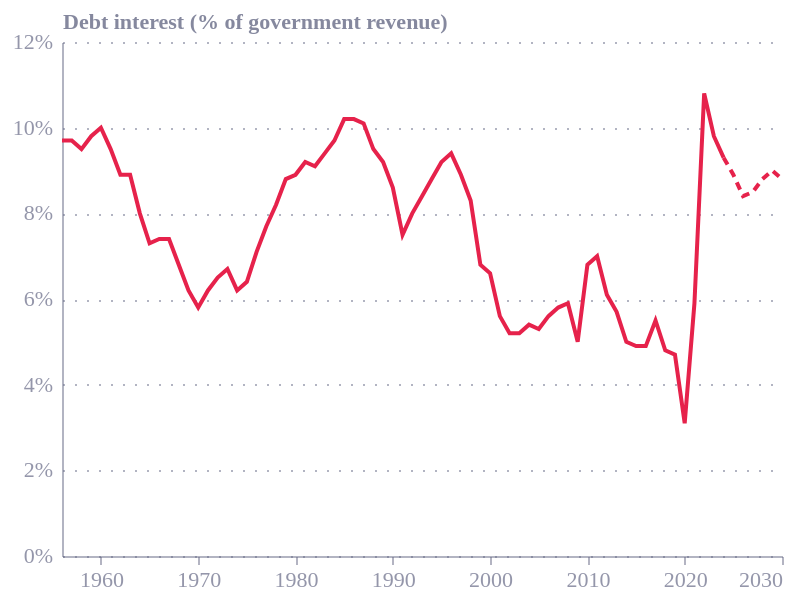

Notebook code cell kept with this figure:
### Code cell
import pandas as pd
import altair as alt
from ecostyles import EcoStyles

styles = EcoStyles(); styles.register_and_enable_theme()

# OBR March 2026 (Chart 4.6): debt interest as % of government revenue
rev = [9.7,9.7,9.5,9.8,10.0,9.5,8.9,8.9,8.0,7.3,7.4,7.4,6.8,6.2,5.8,6.2,6.5,6.7,6.2,
6.4,7.1,7.7,8.2,8.8,8.9,9.2,9.1,9.4,9.7,10.2,10.2,10.1,9.5,9.2,8.6,7.5,8.0,8.4,8.8,
9.2,9.4,8.9,8.3,6.8,6.6,5.6,5.2,5.2,5.4,5.3,5.6,5.8,5.9,5.0,6.8,7.0,6.1,5.7,5.0,4.9,
4.9,5.5,4.8,4.7,3.1,5.9,10.8,9.8,9.3,8.9,8.4,8.5,8.8,9.0,8.8]
start = 1956
df = pd.DataFrame({"fy_start": list(range(start, start+len(rev))), "pct": rev})
df["date"] = pd.to_datetime(df["fy_start"], format="%Y")
FC = 2025
df["seg"] = df["fy_start"].apply(lambda y: "forecast" if y >= FC else "actual")

# for the tooltip: financial-year label and the basis of each number
df["fy"] = df["fy_start"].apply(lambda y: f"{y}–{str(y + 1)[-2:]}")
df["basis"] = df["seg"].map({"actual": "Outturn", "forecast": "OBR forecast"})

base = alt.Chart(df).encode(
    x=alt.X("date:T", axis=alt.Axis(format="%Y", tickCount=8), title=None),
    y=alt.Y("pct:Q", scale=alt.Scale(domain=[0, 12]),
            title="Debt interest (% of government revenue)",
            axis=alt.Axis(labelExpr="datum.label + '%'")))

actual = base.transform_filter("datum.seg=='actual'").mark_line(
    strokeWidth=2, color="#E6224B")
fc = base.transform_filter("datum.fy_start>=2024").mark_line(
    strokeWidth=2, color="#E6224B", strokeDash=[4,3])

# --- hover (HTML version only; hidden until you hover, so the static PNG/SVG is unchanged) ---
H = 300
HALF_YEAR = pd.Timedelta(days=182.5)
# one hover cell per year; the first and last stop at their own point so the x-axis range is unchanged
cells_df = df.copy()
cells_df["cell0"] = cells_df["date"] - HALF_YEAR
cells_df["cell1"] = cells_df["date"] + HALF_YEAR
cells_df.loc[cells_df.index[0], "cell0"] = cells_df["date"].iloc[0]
cells_df.loc[cells_df.index[-1], "cell1"] = cells_df["date"].iloc[-1]

hover = alt.selection_point(fields=["date"], on="mouseover", clear="mouseout", empty=False)

cells = (alt.Chart(cells_df).mark_rect(opacity=0)
    .encode(x="cell0:T", x2="cell1:T", y=alt.value(0), y2=alt.value(H),
            tooltip=[alt.Tooltip("fy:N", title="Financial year"),
                     alt.Tooltip("pct:Q", title="Debt interest (% of revenue)", format=".1f"),
                     alt.Tooltip("basis:N", title="Basis")])
    .add_params(hover))

guide = (alt.Chart(df).mark_rule(color="#676A86", strokeWidth=1)
         .encode(x="date:T").transform_filter(hover))
dot = (alt.Chart(df).mark_circle(size=60, color="#E6224B", stroke="white", strokeWidth=1.5, opacity=1)
       .encode(x="date:T", y="pct:Q").transform_filter(hover))

chart = (
    (guide + actual + fc + dot + cells)        # cells last, so they sit on top
    .properties(
        width=400, height=H,
        autosize=alt.AutoSizeParams(type="fit", contains="padding"),  # <- was missing
    )
    .configure(background="white", font="Circular Std")
    .configure_view(fill="transparent", stroke="transparent"))

chart.save("debt_interest_revenue.html")                                  # interactive
styles.save(chart, path=".", name="debt_interest_revenue", svg=True)       # static (hover layers hidden)
# crisp raster for the blog:
chart.save("debt_interest_revenue.png", scale_factor=3)   # 2100×810, same 700×270 ratio
chart

### Figure 1 — Vega-Lite specification as saved in the notebook (floating-point values rounded to 4 significant figures)
{"config": {"font": "Circular Std", "text": {"color": "#676A86", "align": "left", "baseline": "middle", "dx": 7, "dy": 0, "fontSize": 11}, "view": {"stroke": "transparent", "continuousWidth": 400, "continuousHeight": 300, "discreteWidth": 400, "discreteHeight": 300, "fill": "transparent"}, "range": {"category": ["#36B7B4", "#E6224B", "#F4C245", "#0063AF", "#00A767", "#179FDB", "#EB5C2E"], "diverging": ["#E6224B", "#E54753", "#C9C9C9", "#179FDB", "#122B39"], "heatmap": ["#C9C9C9", "#179FDB", "#0063AF", "#122B39"], "ordinal": ["#00A767", "#36B7B4", "#179FDB", "#0063AF", "#243B5A"]}, "bar": {"color": "#179fdb"}, "line": {"color": "#e6224b"}, "rule": {"color": "#676A86"}, "area": {"opacity": 0.3}, "point": {"filled": true, "size": 80, "color": "#e6224b", "opacity": 0.95}, "geoshape": {"stroke": "white", "strokeWidth": 0.3}, "rect": {"fill": "#d6d4d4", "opacity": 0.3}, "axis": {"labelColor": "#676A86", "labelFontSize": 11, "labelFont": "Circular Std", "labelOpacity": 0.7, "tickColor": "#676A86", "tickOpacity": 0.5, "domainColor": "#676A86", "domainOpacity": 0.5, "gridColor": "#676A86", "gridDash": [2, 2], "gridOpacity": 0.5, "title": null, "titleColor": "#676A86", "titleOpacity": 0.8, "tickSize": 4}, "axisXDiscrete": {"grid": false, "labelAngle": 0, "tickCount": 10, "tickOpacity": 0.5, "title": null}, "axisYDiscrete": {"ticks": false, "labelPadding": 5}, "axisXTemporal": {"grid": false, "ticks": true}, "axisXQuantitative": {"grid": true}, "axisYQuantitative": {"gridColor": "#676A86", "gridDash": [1, 5], "gridOpacity": 0.5, "ticks": false, "labelPadding": 5, "tickCount": 8, "titleAngle": 0, "titleAlign": "left", "titleBaseline": "bottom", "titleX": 0, "titleY": -5}, "title": {"color": "#676A86E6", "subtitleColor": "#676A86", "font": "Circular Std", "subtitleFont": "Circular Std", "anchor": "start", "fontSize": 14, "subtitleFontSize": 12, "subtitlePadding": 4, "offset": 0, "frame": "group"}, "legend": {"titleColor": "#122b39", "title": null, "labelColor": "#122b39", "labelFontSize": 11}, "background": "white"}, "layer": [{"mark": {"type": "rule", "color": "#676A86", "strokeWidth": 1}, "encoding": {"x": {"field": "date", "type": "temporal"}}, "transform": [{"filter": {"param": "param_32759110260d427e", "empty": false}}]}, {"mark": {"type": "line", "color": "#E6224B", "strokeWidth": 2}, "encoding": {"x": {"axis": {"format": "%Y", "tickCount": 8}, "field": "date", "title": null, "type": "temporal"}, "y": {"axis": {"labelExpr": "datum.label + '%'"}, "field": "pct", "scale": {"domain": [0, 12]}, "title": "Debt interest (% of government revenue)", "type": "quantitative"}}, "transform": [{"filter": "datum.seg=='actual'"}]}, {"mark": {"type": "line", "color": "#E6224B", "strokeDash": [4, 3], "strokeWidth": 2}, "encoding": {"x": {"axis": {"format": "%Y", "tickCount": 8}, "field": "date", "title": null, "type": "temporal"}, "y": {"axis": {"labelExpr": "datum.label + '%'"}, "field": "pct", "scale": {"domain": [0, 12]}, "title": "Debt interest (% of government revenue)", "type": "quantitative"}}, "transform": [{"filter": "datum.fy_start>=2024"}]}, {"mark": {"type": "circle", "color": "#E6224B", "opacity": 1, "size": 60, "stroke": "white", "strokeWidth": 1.5}, "encoding": {"x": {"field": "date", "type": "temporal"}, "y": {"field": "pct", "type": "quantitative"}}, "transform": [{"filter": {"param": "param_32759110260d427e", "empty": false}}]}, {"data": {"name": "data-d262855e3a63d874a9d11b66f21ba5d8"}, "mark": {"type": "rect", "opacity": 0}, "encoding": {"tooltip": [{"field": "fy", "title": "Financial year", "type": "nominal"}, {"field": "pct", "format": ".1f", "title": "Debt interest (% of revenue)", "type": "quantitative"}, {"field": "basis", "title": "Basis", "type": "nominal"}], "x": {"field": "cell0", "type": "temporal"}, "x2": {"field": "cell1"}, "y": {"value": 0}, "y2": {"value": 300}}, "name": "view_8237570595341aab_4"}], "autosize": {"contains": "padding", "type": "fit"}, "data": {"name": "data-f52a75c93306e0c7d63fdef6e9167a75"}, "height": 300, "params": [{"name": "param_32759110260d427e", "select": {"type": "point", "clear": "mouseout", "fields": ["date"], "on": "mouseover"}, "views": ["view_8237570595341aab_4"]}], "width": 400, "$schema": "https://vega.github.io/schema/vega-lite/v6.4.1.json", "datasets": {"data-f52a75c93306e0c7d63fdef6e9167a75": [{"fy_start": 1956, "pct": 9.7, "date": "1956-01-01T00:00:00", "seg": "actual", "fy": "1956–57", "basis": "Outturn"}, {"fy_start": 1957, "pct": 9.7, "date": "1957-01-01T00:00:00", "seg": "actual", "fy": "1957–58", "basis": "Outturn"}, {"fy_start": 1958, "pct": 9.5, "date": "1958-01-01T00:00:00", "seg": "actual", "fy": "1958–59", "basis": "Outturn"}, {"fy_start": 1959, "pct": 9.8, "date": "1959-01-01T00:00:00", "seg": "actual", "fy": "1959–60", "basis": "Outturn"}, {"fy_start": 1960, "pct": 10.0, "date": "1960-01-01T00:00:00", "seg": "actual", "fy": "1960–61", "basis": "Outturn"}, {"fy_start": 1961, "pct": 9.5, "date": "1961-01-01T00:00:00", "seg": "actual", "fy": "1961–62", "basis": "Outturn"}, {"fy_start": 1962, "pct": 8.9, "date": "1962-01-01T00:00:00", "seg": "actual", "fy": "1962–63", "basis": "Outturn"}, {"fy_start": 1963, "pct": 8.9, "date": "1963-01-01T00:00:00", "seg": "actual", "fy": "1963–64", "basis": "Outturn"}, {"fy_start": 1964, "pct": 8.0, "date": "1964-01-01T00:00:00", "seg": "actual", "fy": "1964–65", "basis": "Outturn"}, {"fy_start": 1965, "pct": 7.3, "date": "1965-01-01T00:00:00", "seg": "actual", "fy": "1965–66", "basis": "Outturn"}, {"fy_start": 1966, "pct": 7.4, "date": "1966-01-01T00:00:00", "seg": "actual", "fy": "1966–67", "basis": "Outturn"}, {"fy_start": 1967, "pct": 7.4, "date": "1967-01-01T00:00:00", "seg": "actual", "fy": "1967–68", "basis": "Outturn"}, {"fy_start": 1968, "pct": 6.8, "date": "1968-01-01T00:00:00", "seg": "actual", "fy": "1968–69", "basis": "Outturn"}, {"fy_start": 1969, "pct": 6.2, "date": "1969-01-01T00:00:00", "seg": "actual", "fy": "1969–70", "basis": "Outturn"}, {"fy_start": 1970, "pct": 5.8, "date": "1970-01-01T00:00:00", "seg": "actual", "fy": "1970–71", "basis": "Outturn"}, {"fy_start": 1971, "pct": 6.2, "date": "1971-01-01T00:00:00", "seg": "actual", "fy": "1971–72", "basis": "Outturn"}, {"fy_start": 1972, "pct": 6.5, "date": "1972-01-01T00:00:00", "seg": "actual", "fy": "1972–73", "basis": "Outturn"}, {"fy_start": 1973, "pct": 6.7, "date": "1973-01-01T00:00:00", "seg": "actual", "fy": "1973–74", "basis": "Outturn"}, {"fy_start": 1974, "pct": 6.2, "date": "1974-01-01T00:00:00", "seg": "actual", "fy": "1974–75", "basis": "Outturn"}, {"fy_start": 1975, "pct": 6.4, "date": "1975-01-01T00:00:00", "seg": "actual", "fy": "1975–76", "basis": "Outturn"}, {"fy_start": 1976, "pct": 7.1, "date": "1976-01-01T00:00:00", "seg": "actual", "fy": "1976–77", "basis": "Outturn"}, {"fy_start": 1977, "pct": 7.7, "date": "1977-01-01T00:00:00", "seg": "actual", "fy": "1977–78", "basis": "Outturn"}, {"fy_start": 1978, "pct": 8.2, "date": "1978-01-01T00:00:00", "seg": "actual", "fy": "1978–79", "basis": "Outturn"}, {"fy_start": 1979, "pct": 8.8, "date": "1979-01-01T00:00:00", "seg": "actual", "fy": "1979–80", "basis": "Outturn"}, {"fy_start": 1980, "pct": 8.9, "date": "1980-01-01T00:00:00", "seg": "actual", "fy": "1980–81", "basis": "Outturn"}, {"fy_start": 1981, "pct": 9.2, "date": "1981-01-01T00:00:00", "seg": "actual", "fy": "1981–82", "basis": "Outturn"}, {"fy_start": 1982, "pct": 9.1, "date": "1982-01-01T00:00:00", "seg": "actual", "fy": "1982–83", "basis": "Outturn"}, {"fy_start": 1983, "pct": 9.4, "date": "1983-01-01T00:00:00", "seg": "actual", "fy": "1983–84", "basis": "Outturn"}, {"fy_start": 1984, "pct": 9.7, "date": "1984-01-01T00:00:00", "seg": "actual", "fy": "1984–85", "basis": "Outturn"}, {"fy_start": 1985, "pct": 10.2, "date": "1985-01-01T00:00:00", "seg": "actual", "fy": "1985–86", "basis": "Outturn"}, {"fy_start": 1986, "pct": 10.2, "date": "1986-01-01T00:00:00", "seg": "actual", "fy": "1986–87", "basis": "Outturn"}, {"fy_start": 1987, "pct": 10.1, "date": "1987-01-01T00:00:00", "seg": "actual", "fy": "1987–88", "basis": "Outturn"}, {"fy_start": 1988, "pct": 9.5, "date": "1988-01-01T00:00:00", "seg": "actual", "fy": "1988–89", "basis": "Outturn"}, {"fy_start": 1989, "pct": 9.2, "date": "1989-01-01T00:00:00", "seg": "actual", "fy": "1989–90", "basis": "Outturn"}, {"fy_start": 1990, "pct": 8.6, "date": "1990-01-01T00:00:00", "seg": "actual", "fy": "1990–91", "basis": "Outturn"}, {"fy_start": 1991, "pct": 7.5, "date": "1991-01-01T00:00:00", "seg": "actual", "fy": "1991–92", "basis": "Outturn"}, {"fy_start": 1992, "pct": 8.0, "date": "1992-01-01T00:00:00", "seg": "actual", "fy": "1992–93", "basis": "Outturn"}, {"fy_start": 1993, "pct": 8.4, "date": "1993-01-01T00:00:00", "seg": "actual", "fy": "1993–94", "basis": "Outturn"}, {"fy_start": 1994, "pct": 8.8, "date": "1994-01-01T00:00:00", "seg": "actual", "fy": "1994–95", "basis": "Outturn"}, {"fy_start": 1995, "pct": 9.2, "date": "1995-01-01T00:00:00", "seg": "actual", "fy": "1995–96", "basis": "Outturn"}, {"fy_start": 1996, "pct": 9.4, "date": "1996-01-01T00:00:00", "seg": "actual", "fy": "1996–97", "basis": "Outturn"}, {"fy_start": 1997, "pct": 8.9, "date": "1997-01-01T00:00:00", "seg": "actual", "fy": "1997–98", "basis": "Outturn"}, {"fy_start": 1998, "pct": 8.3, "date": "1998-01-01T00:00:00", "seg": "actual", "fy": "1998–99", "basis": "Outturn"}, {"fy_start": 1999, "pct": 6.8, "date": "1999-01-01T00:00:00", "seg": "actual", "fy": "1999–00", "basis": "Outturn"}, {"fy_start": 2000, "pct": 6.6, "date": "2000-01-01T00:00:00", "seg": "actual", "fy": "2000–01", "basis": "Outturn"}, {"fy_start": 2001, "pct": 5.6, "date": "2001-01-01T00:00:00", "seg": "actual", "fy": "2001–02", "basis": "Outturn"}, {"fy_start": 2002, "pct": 5.2, "date": "2002-01-01T00:00:00", "seg": "actual", "fy": "2002–03", "basis": "Outturn"}, {"fy_start": 2003, "pct": 5.2, "date": "2003-01-01T00:00:00", "seg": "actual", "fy": "2003–04", "basis": "Outturn"}, {"fy_start": 2004, "pct": 5.4, "date": "2004-01-01T00:00:00", "seg": "actual", "fy": "2004–05", "basis": "Outturn"}, {"fy_start": 2005, "pct": 5.3, "date": "2005-01-01T00:00:00", "seg": "actual", "fy": "2005–06", "basis": "Outturn"}, {"fy_start": 2006, "pct": 5.6, "date": "2006-01-01T00:00:00", "seg": "actual", "fy": "2006–07", "basis": "Outturn"}, {"fy_start": 2007, "pct": 5.8, "date": "2007-01-01T00:00:00", "seg": "actual", "fy": "2007–08", "basis": "Outturn"}, {"fy_start": 2008, "pct": 5.9, "date": "2008-01-01T00:00:00", "seg": "actual", "fy": "2008–09", "basis": "Outturn"}, {"fy_start": 2009, "pct": 5.0, "date": "2009-01-01T00:00:00", "seg": "actual", "fy": "2009–10", "basis": "Outturn"}, {"fy_start": 2010, "pct": 6.8, "date": "2010-01-01T00:00:00", "seg": "actual", "fy": "2010–11", "basis": "Outturn"}, {"fy_start": 2011, "pct": 7.0, "date": "2011-01-01T00:00:00", "seg": "actual", "fy": "2011–12", "basis": "Outturn"}, {"fy_start": 2012, "pct": 6.1, "date": "2012-01-01T00:00:00", "seg": "actual", "fy": "2012–13", "basis": "Outturn"}, {"fy_start": 2013, "pct": 5.7, "date": "2013-01-01T00:00:00", "seg": "actual", "fy": "2013–14", "basis": "Outturn"}, {"fy_start": 2014, "pct": 5.0, "date": "2014-01-01T00:00:00", "seg": "actual", "fy": "2014–15", "basis": "Outturn"}, {"fy_start": 2015, "pct": 4.9, "date": "2015-01-01T00:00:00", "seg": "actual", "fy": "2015–16", "basis": "Outturn"}, {"fy_start": 2016, "pct": 4.9, "date": "2016-01-01T00:00:00", "seg": "actual", "fy": "2016–17", "basis": "Outturn"}, {"fy_start": 2017, "pct": 5.5, "date": "2017-01-01T00:00:00", "seg": "actual", "fy": "2017–18", "basis": "Outturn"}, {"fy_start": 2018, "pct": 4.8, "date": "2018-01-01T00:00:00", "seg": "actual", "fy": "2018–19", "basis": "Outturn"}, {"fy_start": 2019, "pct": 4.7, "date": "2019-01-01T00:00:00", "seg": "actual", "fy": "2019–20", "basis": "Outturn"}, {"fy_start": 2020, "pct": 3.1, "date": "2020-01-01T00:00:00", "seg": "actual", "fy": "2020–21", "basis": "Outturn"}, {"fy_start": 2021, "pct": 5.9, "date": "2021-01-01T00:00:00", "seg": "actual", "fy": "2021–22", "basis": "Outturn"}, {"fy_start": 2022, "pct": 10.8, "date": "2022-01-01T00:00:00", "seg": "actual", "fy": "2022–23", "basis": "Outturn"}, {"fy_start": 2023, "pct": 9.8, "date": "2023-01-01T00:00:00", "seg": "actual", "fy": "2023–24", "basis": "Outturn"}, {"fy_start": 2024, "pct": 9.3, "date": "2024-01-01T00:00:00", "seg": "actual", "fy": "2024–25", "basis": "Outturn"}, {"fy_start": 2025, "pct": 8.9, "date": "2025-01-01T00:00:00", "seg": "forecast", "fy": "2025–26", "basis": "OBR forecast"}, {"fy_start": 2026, "pct": 8.4, "date": "2026-01-01T00:00:00", "seg": "forecast", "fy": "2026–27", "basis": "OBR forecast"}, {"fy_start": 2027, "pct": 8.5, "date": "2027-01-01T00:00:00", "seg": "forecast", "fy": "2027–28", "basis": "OBR forecast"}, {"fy_start": 2028, "pct": 8.8, "date": "2028-01-01T00:00:00", "seg": "forecast", "fy": "2028–29", "basis": "OBR forecast"}, {"fy_start": 2029, "pct": 9.0, "date": "2029-01-01T00:00:00", "seg": "forecast", "fy": "2029–30", "basis": "OBR forecast"}, {"fy_start": 2030, "pct": 8.8, "date": "2030-01-01T00:00:00", "seg": "forecast", "fy": "2030–31", "basis": "OBR forecast"}], "data-d262855e3a63d874a9d11b66f21ba5d8": [{"fy_start": 1956, "pct": 9.7, "date": "1956-01-01T00:00:00", "seg": "actual", "fy": "1956–57", "basis": "Outturn", "cell0": "1956-01-01T00:00:00", "cell1": "1956-07-01T12:00:00"}, {"fy_start": 1957, "pct": 9.7, "date": "1957-01-01T00:00:00", "seg": "actual", "fy": "1957–58", "basis": "Outturn", "cell0": "1956-07-02T12:00:00", "cell1": "1957-07-02T12:00:00"}, {"fy_start": 1958, "pct": 9.5, "date": "1958-01-01T00:00:00", "seg": "actual", "fy": "1958–59", "basis": "Outturn", "cell0": "1957-07-02T12:00:00", "cell1": "1958-07-02T12:00:00"}, {"fy_start": 1959, "pct": 9.8, "date": "1959-01-01T00:00:00", "seg": "actual", "fy": "1959–60", "basis": "Outturn", "cell0": "1958-07-02T12:00:00", "cell1": "1959-07-02T12:00:00"}, {"fy_start": 1960, "pct": 10.0, "date": "1960-01-01T00:00:00", "seg": "actual", "fy": "1960–61", "basis": "Outturn", "cell0": "1959-07-02T12:00:00", "cell1": "1960-07-01T12:00:00"}, {"fy_start": 1961, "pct": 9.5, "date": "1961-01-01T00:00:00", "seg": "actual", "fy": "1961–62", "basis": "Outturn", "cell0": "1960-07-02T12:00:00", "cell1": "1961-07-02T12:00:00"}, {"fy_start": 1962, "pct": 8.9, "date": "1962-01-01T00:00:00", "seg": "actual", "fy": "1962–63", "basis": "Outturn", "cell0": "1961-07-02T12:00:00", "cell1": "1962-07-02T12:00:00"}, {"fy_start": 1963, "pct": 8.9, "date": "1963-01-01T00:00:00", "seg": "actual", "fy": "1963–64", "basis": "Outturn", "cell0": "1962-07-02T12:00:00", "cell1": "1963-07-02T12:00:00"}, {"fy_start": 1964, "pct": 8.0, "date": "1964-01-01T00:00:00", "seg": "actual", "fy": "1964–65", "basis": "Outturn", "cell0": "1963-07-02T12:00:00", "cell1": "1964-07-01T12:00:00"}, {"fy_start": 1965, "pct": 7.3, "date": "1965-01-01T00:00:00", "seg": "actual", "fy": "1965–66", "basis": "Outturn", "cell0": "1964-07-02T12:00:00", "cell1": "1965-07-02T12:00:00"}, {"fy_start": 1966, "pct": 7.4, "date": "1966-01-01T00:00:00", "seg": "actual", "fy": "1966–67", "basis": "Outturn", "cell0": "1965-07-02T12:00:00", "cell1": "1966-07-02T12:00:00"}, {"fy_start": 1967, "pct": 7.4, "date": "1967-01-01T00:00:00", "seg": "actual", "fy": "1967–68", "basis": "Outturn", "cell0": "1966-07-02T12:00:00", "cell1": "1967-07-02T12:00:00"}, {"fy_start": 1968, "pct": 6.8, "date": "1968-01-01T00:00:00", "seg": "actual", "fy": "1968–69", "basis": "Outturn", "cell0": "1967-07-02T12:00:00", "cell1": "1968-07-01T12:00:00"}, {"fy_start": 1969, "pct": 6.2, "date": "1969-01-01T00:00:00", "seg": "actual", "fy": "1969–70", "basis": "Outturn", "cell0": "1968-07-02T12:00:00", "cell1": "1969-07-02T12:00:00"}, {"fy_start": 1970, "pct": 5.8, "date": "1970-01-01T00:00:00", "seg": "actual", "fy": "1970–71", "basis": "Outturn", "cell0": "1969-07-02T12:00:00", "cell1": "1970-07-02T12:00:00"}, {"fy_start": 1971, "pct": 6.2, "date": "1971-01-01T00:00:00", "seg": "actual", "fy": "1971–72", "basis": "Outturn", "cell0": "1970-07-02T12:00:00", "cell1": "1971-07-02T12:00:00"}, {"fy_start": 1972, "pct": 6.5, "date": "1972-01-01T00:00:00", "seg": "actual", "fy": "1972–73", "basis": "Outturn", "cell0": "1971-07-02T12:00:00", "cell1": "1972-07-01T12:00:00"}, {"fy_start": 1973, "pct": 6.7, "date": "1973-01-01T00:00:00", "seg": "actual", "fy": "1973–74", "basis": "Outturn", "cell0": "1972-07-02T12:00:00", "cell1": "1973-07-02T12:00:00"}, {"fy_start": 1974, "pct": 6.2, "date": "1974-01-01T00:00:00", "seg": "actual", "fy": "1974–75", "basis": "Outturn", "cell0": "1973-07-02T12:00:00", "cell1": "1974-07-02T12:00:00"}, {"fy_start": 1975, "pct": 6.4, "date": "1975-01-01T00:00:00", "seg": "actual", "fy": "1975–76", "basis": "Outturn", "cell0": "1974-07-02T12:00:00", "cell1": "1975-07-02T12:00:00"}, {"fy_start": 1976, "pct": 7.1, "date": "1976-01-01T00:00:00", "seg": "actual", "fy": "1976–77", "basis": "Outturn", "cell0": "1975-07-02T12:00:00", "cell1": "1976-07-01T12:00:00"}, {"fy_start": 1977, "pct": 7.7, "date": "1977-01-01T00:00:00", "seg": "actual", "fy": "1977–78", "basis": "Outturn", "cell0": "1976-07-02T12:00:00", "cell1": "1977-07-02T12:00:00"}, {"fy_start": 1978, "pct": 8.2, "date": "1978-01-01T00:00:00", "seg": "actual", "fy": "1978–79", "basis": "Outturn", "cell0": "1977-07-02T12:00:00", "cell1": "1978-07-02T12:00:00"}, {"fy_start": 1979, "pct": 8.8, "date": "1979-01-01T00:00:00", "seg": "actual", "fy": "1979–80", "basis": "Outturn", "cell0": "1978-07-02T12:00:00", "cell1": "1979-07-02T12:00:00"}, {"fy_start": 1980, "pct": 8.9, "date": "1980-01-01T00:00:00", "seg": "actual", "fy": "1980–81", "basis": "Outturn", "cell0": "1979-07-02T12:00:00", "cell1": "1980-07-01T12:00:00"}, {"fy_start": 1981, "pct": 9.2, "date": "1981-01-01T00:00:00", "seg": "actual", "fy": "1981–82", "basis": "Outturn", "cell0": "1980-07-02T12:00:00", "cell1": "1981-07-02T12:00:00"}, {"fy_start": 1982, "pct": 9.1, "date": "1982-01-01T00:00:00", "seg": "actual", "fy": "1982–83", "basis": "Outturn", "cell0": "1981-07-02T12:00:00", "cell1": "1982-07-02T12:00:00"}, {"fy_start": 1983, "pct": 9.4, "date": "1983-01-01T00:00:00", "seg": "actual", "fy": "1983–84", "basis": "Outturn", "cell0": "1982-07-02T12:00:00", "cell1": "1983-07-02T12:00:00"}, {"fy_start": 1984, "pct": 9.7, "date": "1984-01-01T00:00:00", "seg": "actual", "fy": "1984–85", "basis": "Outturn", "cell0": "1983-07-02T12:00:00", "cell1": "1984-07-01T12:00:00"}, {"fy_start": 1985, "pct": 10.2, "date": "1985-01-01T00:00:00", "seg": "actual", "fy": "1985–86", "basis": "Outturn", "cell0": "1984-07-02T12:00:00", "cell1": "1985-07-02T12:00:00"}, {"fy_start": 1986, "pct": 10.2, "date": "1986-01-01T00:00:00", "seg": "actual", "fy": "1986–87", "basis": "Outturn", "cell0": "1985-07-02T12:00:00", "cell1": "1986-07-02T12:00:00"}, {"fy_start": 1987, "pct": 10.1, "date": "1987-01-01T00:00:00", "seg": "actual", "fy": "1987–88", "basis": "Outturn", "cell0": "1986-07-02T12:00:00", "cell1": "1987-07-02T12:00:00"}, {"fy_start": 1988, "pct": 9.5, "date": "1988-01-01T00:00:00", "seg": "actual", "fy": "1988–89", "basis": "Outturn", "cell0": "1987-07-02T12:00:00", "cell1": "1988-07-01T12:00:00"}, {"fy_start": 1989, "pct": 9.2, "date": "1989-01-01T00:00:00", "seg": "actual", "fy": "1989–90", "basis": "Outturn", "cell0": "1988-07-02T12:00:00", "cell1": "1989-07-02T12:00:00"}, {"fy_start": 1990, "pct": 8.6, "date": "1990-01-01T00:00:00", "seg": "actual", "fy": "1990–91", "basis": "Outturn", "cell0": "1989-07-02T12:00:00", "cell1": "1990-07-02T12:00:00"}, {"fy_start": 1991, "pct": 7.5, "date": "1991-01-01T00:00:00", "seg": "actual", "fy": "1991–92", "basis": "Outturn", "cell0": "1990-07-02T12:00:00", "cell1": "1991-07-02T12:00:00"}, {"fy_start": 1992, "pct": 8.0, "date": "1992-01-01T00:00:00", "seg": "actual", "fy": "1992–93", "basis": "Outturn", "cell0": "1991-07-02T12:00:00", "cell1": "1992-07-01T12:00:00"}, {"fy_start": 1993, "pct": 8.4, "date": "1993-01-01T00:00:00", "seg": "actual", "fy": "1993–94", "basis": "Outturn", "cell0": "1992-07-02T12:00:00", "cell1": "1993-07-02T12:00:00"}, {"fy_start": 1994, "pct": 8.8, "date": "1994-01-01T00:00:00", "seg": "actual", "fy": "1994–95", "basis": "Outturn", "cell0": "1993-07-02T12:00:00", "cell1": "1994-07-02T12:00:00"}, {"fy_start": 1995, "pct": 9.2, "date": "1995-01-01T00:00:00", "seg": "actual", "fy": "1995–96", "basis": "Outturn", "cell0": "1994-07-02T12:00:00", "cell1": "1995-07-02T12:00:00"}, {"fy_start": 1996, "pct": 9.4, "date": "1996-01-01T00:00:00", "seg": "actual", "fy": "1996–97", "basis": "Outturn", "cell0": "1995-07-02T12:00:00", "cell1": "1996-07-01T12:00:00"}, {"fy_start": 1997, "pct": 8.9, "date": "1997-01-01T00:00:00", "seg": "actual", "fy": "1997–98", "basis": "Outturn", "cell0": "1996-07-02T12:00:00", "cell1": "1997-07-02T12:00:00"}, {"fy_start": 1998, "pct": 8.3, "date": "1998-01-01T00:00:00", "seg": "actual", "fy": "1998–99", "basis": "Outturn", "cell0": "1997-07-02T12:00:00", "cell1": "1998-07-02T12:00:00"}, {"fy_start": 1999, "pct": 6.8, "date": "1999-01-01T00:00:00", "seg": "actual", "fy": "1999–00", "basis": "Outturn", "cell0": "1998-07-02T12:00:00", "cell1": "1999-07-02T12:00:00"}, {"fy_start": 2000, "pct": 6.6, "date": "2000-01-01T00:00:00", "seg": "actual", "fy": "2000–01", "basis": "Outturn", "cell0": "1999-07-02T12:00:00", "cell1": "2000-07-01T12:00:00"}, {"fy_start": 2001, "pct": 5.6, "date": "2001-01-01T00:00:00", "seg": "actual", "fy": "2001–02", "basis": "Outturn", "cell0": "2000-07-02T12:00:00", "cell1": "2001-07-02T12:00:00"}, {"fy_start": 2002, "pct": 5.2, "date": "2002-01-01T00:00:00", "seg": "actual", "fy": "2002–03", "basis": "Outturn", "cell0": "2001-07-02T12:00:00", "cell1": "2002-07-02T12:00:00"}, {"fy_start": 2003, "pct": 5.2, "date": "2003-01-01T00:00:00", "seg": "actual", "fy": "2003–04", "basis": "Outturn", "cell0": "2002-07-02T12:00:00", "cell1": "2003-07-02T12:00:00"}, {"fy_start": 2004, "pct": 5.4, "date": "2004-01-01T00:00:00", "seg": "actual", "fy": "2004–05", "basis": "Outturn", "cell0": "2003-07-02T12:00:00", "cell1": "2004-07-01T12:00:00"}, {"fy_start": 2005, "pct": 5.3, "date": "2005-01-01T00:00:00", "seg": "actual", "fy": "2005–06", "basis": "Outturn", "cell0": "2004-07-02T12:00:00", "cell1": "2005-07-02T12:00:00"}, {"fy_start": 2006, "pct": 5.6, "date": "2006-01-01T00:00:00", "seg": "actual", "fy": "2006–07", "basis": "Outturn", "cell0": "2005-07-02T12:00:00", "cell1": "2006-07-02T12:00:00"}, {"fy_start": 2007, "pct": 5.8, "date": "2007-01-01T00:00:00", "seg": "actual", "fy": "2007–08", "basis": "Outturn", "cell0": "2006-07-02T12:00:00", "cell1": "2007-07-02T12:00:00"}, {"fy_start": 2008, "pct": 5.9, "date": "2008-01-01T00:00:00", "seg": "actual", "fy": "2008–09", "basis": "Outturn", "cell0": "2007-07-02T12:00:00", "cell1": "2008-07-01T12:00:00"}, {"fy_start": 2009, "pct": 5.0, "date": "2009-01-01T00:00:00", "seg": "actual", "fy": "2009–10", "basis": "Outturn", "cell0": "2008-07-02T12:00:00", "cell1": "2009-07-02T12:00:00"}, {"fy_start": 2010, "pct": 6.8, "date": "2010-01-01T00:00:00", "seg": "actual", "fy": "2010–11", "basis": "Outturn", "cell0": "2009-07-02T12:00:00", "cell1": "2010-07-02T12:00:00"}, {"fy_start": 2011, "pct": 7.0, "date": "2011-01-01T00:00:00", "seg": "actual", "fy": "2011–12", "basis": "Outturn", "cell0": "2010-07-02T12:00:00", "cell1": "2011-07-02T12:00:00"}, {"fy_start": 2012, "pct": 6.1, "date": "2012-01-01T00:00:00", "seg": "actual", "fy": "2012–13", "basis": "Outturn", "cell0": "2011-07-02T12:00:00", "cell1": "2012-07-01T12:00:00"}, {"fy_start": 2013, "pct": 5.7, "date": "2013-01-01T00:00:00", "seg": "actual", "fy": "2013–14", "basis": "Outturn", "cell0": "2012-07-02T12:00:00", "cell1": "2013-07-02T12:00:00"}, {"fy_start": 2014, "pct": 5.0, "date": "2014-01-01T00:00:00", "seg": "actual", "fy": "2014–15", "basis": "Outturn", "cell0": "2013-07-02T12:00:00", "cell1": "2014-07-02T12:00:00"}, {"fy_start": 2015, "pct": 4.9, "date": "2015-01-01T00:00:00", "seg": "actual", "fy": "2015–16", "basis": "Outturn", "cell0": "2014-07-02T12:00:00", "cell1": "2015-07-02T12:00:00"}, {"fy_start": 2016, "pct": 4.9, "date": "2016-01-01T00:00:00", "seg": "actual", "fy": "2016–17", "basis": "Outturn", "cell0": "2015-07-02T12:00:00", "cell1": "2016-07-01T12:00:00"}, {"fy_start": 2017, "pct": 5.5, "date": "2017-01-01T00:00:00", "seg": "actual", "fy": "2017–18", "basis": "Outturn", "cell0": "2016-07-02T12:00:00", "cell1": "2017-07-02T12:00:00"}, {"fy_start": 2018, "pct": 4.8, "date": "2018-01-01T00:00:00", "seg": "actual", "fy": "2018–19", "basis": "Outturn", "cell0": "2017-07-02T12:00:00", "cell1": "2018-07-02T12:00:00"}, {"fy_start": 2019, "pct": 4.7, "date": "2019-01-01T00:00:00", "seg": "actual", "fy": "2019–20", "basis": "Outturn", "cell0": "2018-07-02T12:00:00", "cell1": "2019-07-02T12:00:00"}, {"fy_start": 2020, "pct": 3.1, "date": "2020-01-01T00:00:00", "seg": "actual", "fy": "2020–21", "basis": "Outturn", "cell0": "2019-07-02T12:00:00", "cell1": "2020-07-01T12:00:00"}, {"fy_start": 2021, "pct": 5.9, "date": "2021-01-01T00:00:00", "seg": "actual", "fy": "2021–22", "basis": "Outturn", "cell0": "2020-07-02T12:00:00", "cell1": "2021-07-02T12:00:00"}, {"fy_start": 2022, "pct": 10.8, "date": "2022-01-01T00:00:00", "seg": "actual", "fy": "2022–23", "basis": "Outturn", "cell0": "2021-07-02T12:00:00", "cell1": "2022-07-02T12:00:00"}, {"fy_start": 2023, "pct": 9.8, "date": "2023-01-01T00:00:00", "seg": "actual", "fy": "2023–24", "basis": "Outturn", "cell0": "2022-07-02T12:00:00", "cell1": "2023-07-02T12:00:00"}, {"fy_start": 2024, "pct": 9.3, "date": "2024-01-01T00:00:00", "seg": "actual", "fy": "2024–25", "basis": "Outturn", "cell0": "2023-07-02T12:00:00", "cell1": "2024-07-01T12:00:00"}, {"fy_start": 2025, "pct": 8.9, "date": "2025-01-01T00:00:00", "seg": "forecast", "fy": "2025–26", "basis": "OBR forecast", "cell0": "2024-07-02T12:00:00", "cell1": "2025-07-02T12:00:00"}, {"fy_start": 2026, "pct": 8.4, "date": "2026-01-01T00:00:00", "seg": "forecast", "fy": "2026–27", "basis": "OBR forecast", "cell0": "2025-07-02T12:00:00", "cell1": "2026-07-02T12:00:00"}, {"fy_start": 2027, "pct": 8.5, "date": "2027-01-01T00:00:00", "seg": "forecast", "fy": "2027–28", "basis": "OBR forecast", "cell0": "2026-07-02T12:00:00", "cell1": "2027-07-02T12:00:00"}, {"fy_start": 2028, "pct": 8.8, "date": "2028-01-01T00:00:00", "seg": "forecast", "fy": "2028–29", "basis": "OBR forecast", "cell0": "2027-07-02T12:00:00", "cell1": "2028-07-01T12:00:00"}, {"fy_start": 2029, "pct": 9.0, "date": "2029-01-01T00:00:00", "seg": "forecast", "fy": "2029–30", "basis": "OBR forecast", "cell0": "2028-07-02T12:00:00", "cell1": "2029-07-02T12:00:00"}, {"fy_start": 2030, "pct": 8.8, "date": "2030-01-01T00:00:00", "seg": "forecast", "fy": "2030–31", "basis": "OBR forecast", "cell0": "2029-07-02T12:00:00", "cell1": "2030-01-01T00:00:00"}]}}
